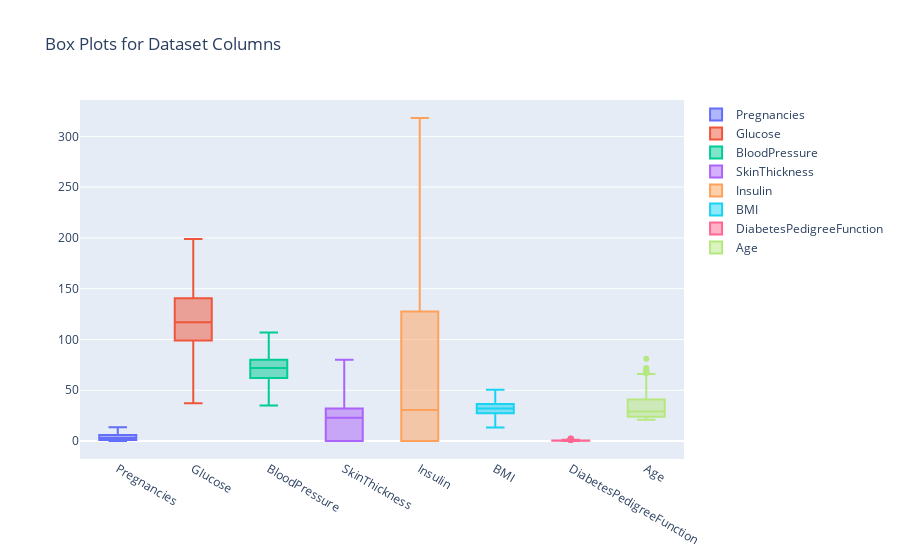

Notebook code for this chart:
### Code cell
import plotly.graph_objs as go

# Create a list to store the box plot traces
box_traces = []

for column in df.columns:
    if column != 'Outcome':  # Exclude 'Outcome' if it's the target variable
        trace = go.Box(y=df[column], name=column)
        box_traces.append(trace)

# Create a layout
layout = go.Layout(title='Box Plots for Dataset Columns')

# Create a figure and add the traces and layout
fig = go.Figure(data=box_traces, layout=layout)

# Show the figure
fig.show()

### Figure 1 — Plotly figure (JSON) as saved in the notebook; plotly's stock layout.template omitted (floating-point values rounded to 4 significant figures; data arrays with more than 128 entries replaced by an {"elided": "..."} marker saying what was removed)
{"data": [{"name": "Pregnancies", "type": "box", "y": {"elided": "768 float values"}}, {"name": "Glucose", "type": "box", "y": {"elided": "768 float values"}}, {"name": "BloodPressure", "type": "box", "y": {"elided": "768 int values"}}, {"name": "SkinThickness", "type": "box", "y": {"elided": "768 int values"}}, {"name": "Insulin", "type": "box", "y": {"elided": "768 float values"}}, {"name": "BMI", "type": "box", "y": {"elided": "768 float values"}}, {"name": "DiabetesPedigreeFunction", "type": "box", "y": {"elided": "768 float values"}}, {"name": "Age", "type": "box", "y": {"elided": "768 int values"}}], "layout": {"title": {"text": "Box Plots for Dataset Columns"}}}
